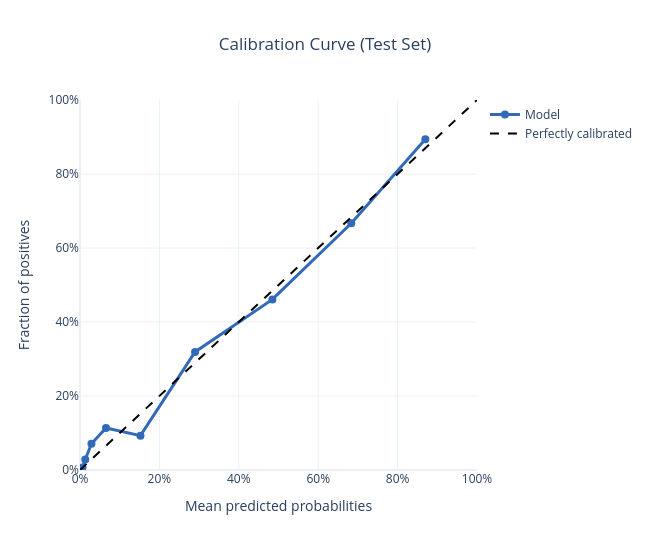

Here is the notebook cell this chart was saved with:
### Markdown cell above
## Calibration

This section evaluates how well predicted probabilities match observed churn rates.

### Code cell
from sklearn.calibration import calibration_curve

prob_true, prob_pred = calibration_curve(
    y_test,
    y_test_proba,
    n_bins=10,
    strategy='quantile',
)

fig = go.Figure()

fig.add_trace(
    go.Scatter(
        x=prob_pred,
        y=prob_true,
        mode='lines+markers',
        name='Model',
        line=dict(color="#326AB9", width=3),
        marker=dict(size=8),
    )
)

fig.add_trace(
    go.Scatter(
        x=[0, 1],
        y=[0, 1],
        mode='lines',
        name='Perfectly calibrated',
        line=dict(color='black', dash='dash', width=2),
    )
)

fig.update_layout(
    title='Calibration Curve (Test Set)',
    xaxis_title='Mean predicted probabilities',
    yaxis_title='Fraction of positives',
    template='plotly_white',
    title_x=0.5,
    hovermode='closest',
    width=650,
    height=550,
)

fig.update_xaxes(range=[0, 1], tickformat='.0%')
fig.update_yaxes(range=[0, 1], tickformat='.0%')

fig.show()

### Figure 1 — Plotly figure (JSON) as saved in the notebook; plotly's stock layout.template omitted (floating-point values rounded to 4 significant figures)
{"data": [{"line": {"color": "#326AB9", "width": 3}, "marker": {"size": 8}, "mode": "lines+markers", "name": "Model", "type": "scatter", "x": [0.002517, 0.006375, 0.01319, 0.02888, 0.06548, 0.1523, 0.2899, 0.4846, 0.6833, 0.8699], "y": [0.0, 0.007092, 0.02837, 0.07092, 0.1135, 0.09286, 0.3191, 0.461, 0.6667, 0.8936]}, {"line": {"color": "black", "dash": "dash", "width": 2}, "mode": "lines", "name": "Perfectly calibrated", "type": "scatter", "x": [0, 1], "y": [0, 1]}], "layout": {"height": 550, "hovermode": "closest", "title": {"text": "Calibration Curve (Test Set)", "x": 0.5}, "width": 650, "xaxis": {"range": [0, 1], "tickformat": ".0%", "title": {"text": "Mean predicted probabilities"}}, "yaxis": {"range": [0, 1], "tickformat": ".0%", "title": {"text": "Fraction of positives"}}}}
